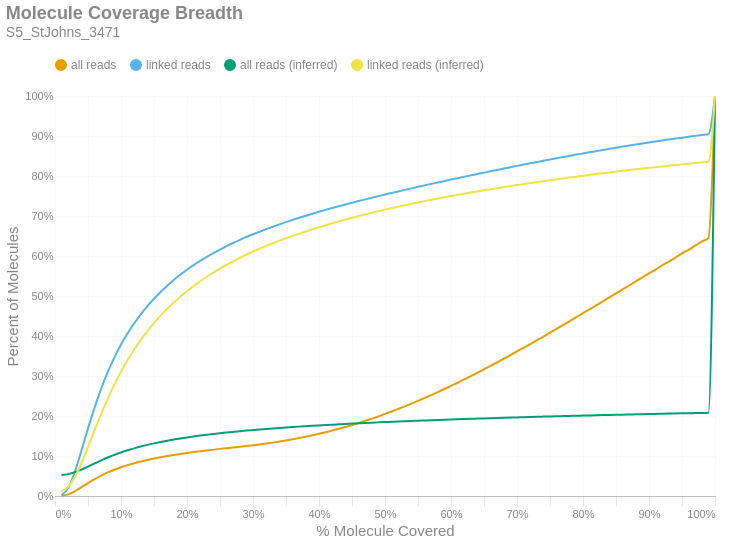

The cell this chart's notebook holds for it:
### Markdown cell above
### Molecule Read Coverage
This chart shows molecule coverage breadth as computed by the number of bases aligned to that molecule. In other words, "*how much of each unique long molecule is actually sequenced/aligned?*" Keep in mind there is a distinction between sequences and alignments, since some sequences belonging to a particular molecule may not align well and wouldn't appear in the alignment data. This chart also shows molecule coverage breadth as computed by the *inferred fragment* from which the aligned sequences originate. Unlike read coverage, this calculation takes into account the total insert size, including unsequenced gaps between the forward and reverse reads. Like the previous figures, these are cumulative percents.

### Code cell
if SKIPLR:
    print_html(f"Skipped")
else:
    binned_df = consolidated_hist(valids['coverage_bp'], mask, 0.01, True)
    binned_df_inf = consolidated_hist(valids['coverage_inserts'], mask, 0.01, True)
    binned_df = binned_df.with_columns(pl.lit(binned_df_inf['all reads (cumsum)']).alias('all reads (inferred)'))
    binned_df = binned_df.with_columns(pl.lit(binned_df_inf['linked reads (cumsum)']).alias('linked reads (inferred)'))
    binned_df = binned_df.with_columns(
        (pl.col('bin').cast(pl.Float64) + 0.01).alias('right_edge')
    )

    with SafeRender(binned_df):
        (
            density_plot(binned_df, 'Molecule Coverage Breadth', samplename, 'molcov', ['all reads (inferred)','linked reads (inferred)'])
            .encode(
                #x=alt.X('bin:Q', title="% Molecule Covered").axis(format = '%').scale(padding=0),
                x=alt.X('right_edge:Q', title="% Molecule Covered").axis(format='%').scale(padding=0),
                y=alt.Y('value:Q', title='Percent of Molecules')
                    .axis(format='%')
                    .stack(False)
                    .scale(domainMin=0, padding=0),
                color=alt.Color("key:N").scale(domain = ["all reads", "linked reads", "all reads (inferred)", "linked reads (inferred)"]),
                tooltip = [
                    alt.Tooltip("key:N", title = "Data Type"),
                    alt.Tooltip("range_label:N", title="% Molecule Covered"),
                    alt.Tooltip("value:Q", format = ".2%", title="% Molecules")
                ]
            )
        ).display()

### Figure 1 — Vega-Lite specification as saved in the notebook (floating-point values rounded to 4 significant figures)
{"width": "container", "height": 400, "config": {"title": {"anchor": "start", "dy": -15, "fontSize": 18, "color": "#888888", "subtitleColor": "#888888", "subtitleFontSize": 14}, "arc": {"fill": "#0072B2"}, "axis": {"domainColor": "#888888", "domainWidth": 0.5, "gridWidth": 0.2, "grid": false, "titleFontWeight": 400, "titleFontSize": 15, "labelFontSize": 11, "labelColor": "#888888", "tickColor": "#888888", "tickWidth": 0.2, "titleColor": "#888888"}, "axisBand": {"grid": false}, "axisX": {"grid": true, "tickSize": 10, "domainCap": "round"}, "axisY": {"domain": false, "grid": true, "tickSize": 0, "domainCap": "round"}, "background": "transparent", "header": {"labelFontSize": 15, "labelColor": "#888888", "titleFontSize": 15, "titleFontWeight": 600, "titleColor": "#888888"}, "legend": {"labelFont": "sans-serif", "labelFontSize": 12, "labelColor": "#888888", "symbolSize": 100, "symbolType": "circle", "titleFontSize": 12, "titlePadding": 10, "titleColor": "#888888", "title": null, "orient": "top"}, "range": {"category": ["#E69F00", "#56B4E9", "#009E73", "#F0E442", "#0072B2", "#D55E00", "#CC79A7", "#000000"], "diverging": ["#cfe8f3", "#a2d4ec", "#73bfe2", "#46abdb", "#1696d2", "#12719e"]}, "area": {"fill": "#0072B2", "fillOpacity": 0.7, "line": true, "strokeOpacity": 0.7}, "line": {"color": "#0072B2", "stroke": "#0072B2", "strokeWidth": 2}, "trail": {"color": "#0072B2", "stroke": "#0072B2", "strokeWidth": 0, "size": 1}, "point": {"filled": true, "fillOpacity": 1.0, "size": 95}, "text": {"color": "#888888", "fontSize": 11, "align": "right", "fontWeight": 400, "size": 11}, "bar": {"fill": "#0072B2", "stroke": null}, "view": {"stroke": null, "continuousWidth": 660, "continuousHeight": 400}}, "data": {"name": "data-fa94cd1295759a6d6c34d79e42adbded"}, "mark": {"type": "line", "interpolate": "monotone", "point": {"opacity": 0, "size": 275}}, "encoding": {"color": {"field": "key", "scale": {"domain": ["all reads", "linked reads", "all reads (inferred)", "linked reads (inferred)"]}, "type": "nominal"}, "tooltip": [{"field": "key", "title": "Data Type", "type": "nominal"}, {"field": "range_label", "title": "% Molecule Covered", "type": "nominal"}, {"field": "value", "format": ".2%", "title": "% Molecules", "type": "quantitative"}], "x": {"axis": {"format": "%"}, "field": "right_edge", "scale": {"padding": 0}, "title": "% Molecule Covered", "type": "quantitative"}, "y": {"axis": {"format": "%"}, "field": "value", "scale": {"domainMin": 0, "padding": 0}, "stack": false, "title": "Percent of Molecules", "type": "quantitative"}}, "params": [{"name": "param_c36ac31b6afebe62", "select": {"type": "point", "fields": ["key"]}, "bind": "legend"}], "title": {"text": "Molecule Coverage Breadth", "subtitle": "S5_StJohns_3471"}, "transform": [{"fold": ["all reads (cumsum)", "linked reads (cumsum)", "all reads (inferred)", "linked reads (inferred)"]}, {"calculate": "replace(datum.key, ' (cumsum)', '')", "as": "key"}, {"filter": {"param": "param_c36ac31b6afebe62"}}], "usermeta": {"embedOptions": {"downloadFileName": "S5_StJohns_3471.molcov"}}, "$schema": "https://vega.github.io/schema/vega-lite/v6.1.0.json", "datasets": {"data-fa94cd1295759a6d6c34d79e42adbded": [{"bin": "0.0", "interval": "0.0-0.01", "all reads": 0.0004831, "linked reads": 0.001924, "all reads (cumsum)": 0.0004831, "linked reads (cumsum)": 0.001924, "range_label": "0.0-0.01", "all reads (inferred)": 0.05247, "linked reads (inferred)": 0.01236, "right_edge": 0.01}, {"bin": "0.01", "interval": "0.01-0.02", "all reads": 0.003503, "linked reads": 0.01776, "all reads (cumsum)": 0.003986, "linked reads (cumsum)": 0.01968, "range_label": "0.01-0.02", "all reads (inferred)": 0.05466, "linked reads (inferred)": 0.02313, "right_edge": 0.02}, {"bin": "0.02", "interval": "0.02-0.03", "all reads": 0.007665, "linked reads": 0.0401, "all reads (cumsum)": 0.01165, "linked reads (cumsum)": 0.05978, "range_label": "0.02-0.03", "all reads (inferred)": 0.05932, "linked reads (inferred)": 0.04725, "right_edge": 0.03}, {"bin": "0.03", "interval": "0.03-0.04", "all reads": 0.01013, "linked reads": 0.0533, "all reads (cumsum)": 0.02178, "linked reads (cumsum)": 0.1131, "range_label": "0.03-0.04", "all reads (inferred)": 0.06588, "linked reads (inferred)": 0.08188, "right_edge": 0.04}, {"bin": "0.04", "interval": "0.04-0.05", "all reads": 0.01048, "linked reads": 0.05564, "all reads (cumsum)": 0.03225, "linked reads (cumsum)": 0.1687, "range_label": "0.04-0.05", "all reads (inferred)": 0.07354, "linked reads (inferred)": 0.1225, "right_edge": 0.05}, {"bin": "0.05", "interval": "0.05-0.06", "all reads": 0.009837, "linked reads": 0.05219, "all reads (cumsum)": 0.04209, "linked reads (cumsum)": 0.2209, "range_label": "0.05-0.06", "all reads (inferred)": 0.08144, "linked reads (inferred)": 0.1646, "right_edge": 0.06}, {"bin": "0.06", "interval": "0.06-0.07", "all reads": 0.008981, "linked reads": 0.04773, "all reads (cumsum)": 0.05107, "linked reads (cumsum)": 0.2686, "range_label": "0.06-0.07", "all reads (inferred)": 0.089, "linked reads (inferred)": 0.205, "right_edge": 0.07}, {"bin": "0.07", "interval": "0.07-0.08", "all reads": 0.007826, "linked reads": 0.04159, "all reads (cumsum)": 0.0589, "linked reads (cumsum)": 0.3102, "range_label": "0.07-0.08", "all reads (inferred)": 0.09616, "linked reads (inferred)": 0.2433, "right_edge": 0.08}, {"bin": "0.08", "interval": "0.08-0.09", "all reads": 0.006835, "linked reads": 0.03628, "all reads (cumsum)": 0.06573, "linked reads (cumsum)": 0.3465, "range_label": "0.08-0.09", "all reads (inferred)": 0.1027, "linked reads (inferred)": 0.2784, "right_edge": 0.09}, {"bin": "0.09", "interval": "0.09-0.1", "all reads": 0.00606, "linked reads": 0.03206, "all reads (cumsum)": 0.07179, "linked reads (cumsum)": 0.3786, "range_label": "0.09-0.1", "all reads (inferred)": 0.1088, "linked reads (inferred)": 0.3109, "right_edge": 0.1}, {"bin": "0.1", "interval": "0.1-0.11", "all reads": 0.00533, "linked reads": 0.02814, "all reads (cumsum)": 0.07712, "linked reads (cumsum)": 0.4067, "range_label": "0.1-0.11", "all reads (inferred)": 0.1143, "linked reads (inferred)": 0.3401, "right_edge": 0.11}, {"bin": "0.11", "interval": "0.11-0.12", "all reads": 0.004743, "linked reads": 0.02504, "all reads (cumsum)": 0.08187, "linked reads (cumsum)": 0.4318, "range_label": "0.11-0.12", "all reads (inferred)": 0.1192, "linked reads (inferred)": 0.3663, "right_edge": 0.12}, {"bin": "0.12", "interval": "0.12-0.13", "all reads": 0.00428, "linked reads": 0.02254, "all reads (cumsum)": 0.08615, "linked reads (cumsum)": 0.4543, "range_label": "0.12-0.13", "all reads (inferred)": 0.1237, "linked reads (inferred)": 0.3904, "right_edge": 0.13}, {"bin": "0.13", "interval": "0.13-0.14", "all reads": 0.003875, "linked reads": 0.02046, "all reads (cumsum)": 0.09002, "linked reads (cumsum)": 0.4748, "range_label": "0.13-0.14", "all reads (inferred)": 0.1278, "linked reads (inferred)": 0.4124, "right_edge": 0.14}, {"bin": "0.14", "interval": "0.14-0.15", "all reads": 0.003509, "linked reads": 0.01845, "all reads (cumsum)": 0.09353, "linked reads (cumsum)": 0.4932, "range_label": "0.14-0.15", "all reads (inferred)": 0.1315, "linked reads (inferred)": 0.4324, "right_edge": 0.15}, {"bin": "0.15", "interval": "0.15-0.16", "all reads": 0.003227, "linked reads": 0.01689, "all reads (cumsum)": 0.09676, "linked reads (cumsum)": 0.5101, "range_label": "0.15-0.16", "all reads (inferred)": 0.135, "linked reads (inferred)": 0.451, "right_edge": 0.16}, {"bin": "0.16", "interval": "0.16-0.17", "all reads": 0.002996, "linked reads": 0.01563, "all reads (cumsum)": 0.09975, "linked reads (cumsum)": 0.5257, "range_label": "0.16-0.17", "all reads (inferred)": 0.1382, "linked reads (inferred)": 0.4681, "right_edge": 0.17}, {"bin": "0.17", "interval": "0.17-0.18", "all reads": 0.002809, "linked reads": 0.0145, "all reads (cumsum)": 0.1026, "linked reads (cumsum)": 0.5402, "range_label": "0.17-0.18", "all reads (inferred)": 0.1411, "linked reads (inferred)": 0.4837, "right_edge": 0.18}, {"bin": "0.18", "interval": "0.18-0.19", "all reads": 0.002594, "linked reads": 0.01336, "all reads (cumsum)": 0.1052, "linked reads (cumsum)": 0.5536, "range_label": "0.18-0.19", "all reads (inferred)": 0.1439, "linked reads (inferred)": 0.4984, "right_edge": 0.19}, {"bin": "0.19", "interval": "0.19-0.2", "all reads": 0.002399, "linked reads": 0.01219, "all reads (cumsum)": 0.1076, "linked reads (cumsum)": 0.5658, "range_label": "0.19-0.2", "all reads (inferred)": 0.1464, "linked reads (inferred)": 0.512, "right_edge": 0.2}, {"bin": "0.2", "interval": "0.2-0.21", "all reads": 0.002262, "linked reads": 0.0114, "all reads (cumsum)": 0.1098, "linked reads (cumsum)": 0.5772, "range_label": "0.2-0.21", "all reads (inferred)": 0.1488, "linked reads (inferred)": 0.5246, "right_edge": 0.21}, {"bin": "0.21", "interval": "0.21-0.22", "all reads": 0.002145, "linked reads": 0.0107, "all reads (cumsum)": 0.112, "linked reads (cumsum)": 0.5879, "range_label": "0.21-0.22", "all reads (inferred)": 0.1511, "linked reads (inferred)": 0.5369, "right_edge": 0.22}, {"bin": "0.22", "interval": "0.22-0.23", "all reads": 0.002014, "linked reads": 0.009904, "all reads (cumsum)": 0.114, "linked reads (cumsum)": 0.5978, "range_label": "0.22-0.23", "all reads (inferred)": 0.1532, "linked reads (inferred)": 0.5481, "right_edge": 0.23}, {"bin": "0.23", "interval": "0.23-0.24", "all reads": 0.001961, "linked reads": 0.009451, "all reads (cumsum)": 0.1159, "linked reads (cumsum)": 0.6072, "range_label": "0.23-0.24", "all reads (inferred)": 0.1551, "linked reads (inferred)": 0.5585, "right_edge": 0.24}, {"bin": "0.24", "interval": "0.24-0.25", "all reads": 0.001865, "linked reads": 0.0089, "all reads (cumsum)": 0.1178, "linked reads (cumsum)": 0.6161, "range_label": "0.24-0.25", "all reads (inferred)": 0.157, "linked reads (inferred)": 0.5687, "right_edge": 0.25}, {"bin": "0.25", "interval": "0.25-0.26", "all reads": 0.001798, "linked reads": 0.008419, "all reads (cumsum)": 0.1196, "linked reads (cumsum)": 0.6245, "range_label": "0.25-0.26", "all reads (inferred)": 0.1588, "linked reads (inferred)": 0.5779, "right_edge": 0.26}, {"bin": "0.26", "interval": "0.26-0.27", "all reads": 0.001782, "linked reads": 0.008016, "all reads (cumsum)": 0.1214, "linked reads (cumsum)": 0.6326, "range_label": "0.26-0.27", "all reads (inferred)": 0.1604, "linked reads (inferred)": 0.5868, "right_edge": 0.27}, {"bin": "0.27", "interval": "0.27-0.28", "all reads": 0.001765, "linked reads": 0.007578, "all reads (cumsum)": 0.1231, "linked reads (cumsum)": 0.6401, "range_label": "0.27-0.28", "all reads (inferred)": 0.1621, "linked reads (inferred)": 0.5955, "right_edge": 0.28}, {"bin": "0.28", "interval": "0.28-0.29", "all reads": 0.001816, "linked reads": 0.007263, "all reads (cumsum)": 0.125, "linked reads (cumsum)": 0.6474, "range_label": "0.28-0.29", "all reads (inferred)": 0.1636, "linked reads (inferred)": 0.6036, "right_edge": 0.29}, {"bin": "0.29", "interval": "0.29-0.3", "all reads": 0.001914, "linked reads": 0.006867, "all reads (cumsum)": 0.1269, "linked reads (cumsum)": 0.6543, "range_label": "0.29-0.3", "all reads (inferred)": 0.165, "linked reads (inferred)": 0.6111, "right_edge": 0.3}, {"bin": "0.3", "interval": "0.3-0.31", "all reads": 0.002012, "linked reads": 0.006459, "all reads (cumsum)": 0.1289, "linked reads (cumsum)": 0.6607, "range_label": "0.3-0.31", "all reads (inferred)": 0.1664, "linked reads (inferred)": 0.6185, "right_edge": 0.31}, {"bin": "0.31", "interval": "0.31-0.32", "all reads": 0.002213, "linked reads": 0.006358, "all reads (cumsum)": 0.1311, "linked reads (cumsum)": 0.6671, "range_label": "0.31-0.32", "all reads (inferred)": 0.1677, "linked reads (inferred)": 0.6254, "right_edge": 0.32}, {"bin": "0.32", "interval": "0.32-0.33", "all reads": 0.002332, "linked reads": 0.006025, "all reads (cumsum)": 0.1334, "linked reads (cumsum)": 0.6731, "range_label": "0.32-0.33", "all reads (inferred)": 0.1689, "linked reads (inferred)": 0.632, "right_edge": 0.33}, {"bin": "0.33", "interval": "0.33-0.34", "all reads": 0.002542, "linked reads": 0.005965, "all reads (cumsum)": 0.136, "linked reads (cumsum)": 0.6791, "range_label": "0.33-0.34", "all reads (inferred)": 0.1701, "linked reads (inferred)": 0.6383, "right_edge": 0.34}, {"bin": "0.34", "interval": "0.34-0.35", "all reads": 0.002723, "linked reads": 0.005689, "all reads (cumsum)": 0.1387, "linked reads (cumsum)": 0.6848, "range_label": "0.34-0.35", "all reads (inferred)": 0.1713, "linked reads (inferred)": 0.6444, "right_edge": 0.35}, {"bin": "0.35", "interval": "0.35-0.36", "all reads": 0.002958, "linked reads": 0.005543, "all reads (cumsum)": 0.1417, "linked reads (cumsum)": 0.6903, "range_label": "0.35-0.36", "all reads (inferred)": 0.1724, "linked reads (inferred)": 0.6503, "right_edge": 0.36}, {"bin": "0.36", "interval": "0.36-0.37", "all reads": 0.003132, "linked reads": 0.005301, "all reads (cumsum)": 0.1448, "linked reads (cumsum)": 0.6956, "range_label": "0.36-0.37", "all reads (inferred)": 0.1734, "linked reads (inferred)": 0.6559, "right_edge": 0.37}, {"bin": "0.37", "interval": "0.37-0.38", "all reads": 0.00331, "linked reads": 0.00521, "all reads (cumsum)": 0.1481, "linked reads (cumsum)": 0.7008, "range_label": "0.37-0.38", "all reads (inferred)": 0.1744, "linked reads (inferred)": 0.6613, "right_edge": 0.38}, {"bin": "0.38", "interval": "0.38-0.39", "all reads": 0.003546, "linked reads": 0.004994, "all reads (cumsum)": 0.1516, "linked reads (cumsum)": 0.7058, "range_label": "0.38-0.39", "all reads (inferred)": 0.1755, "linked reads (inferred)": 0.6666, "right_edge": 0.39}, {"bin": "0.39", "interval": "0.39-0.4", "all reads": 0.003795, "linked reads": 0.004832, "all reads (cumsum)": 0.1554, "linked reads (cumsum)": 0.7106, "range_label": "0.39-0.4", "all reads (inferred)": 0.1764, "linked reads (inferred)": 0.6718, "right_edge": 0.4}, {"bin": "0.4", "interval": "0.4-0.41", "all reads": 0.003948, "linked reads": 0.004686, "all reads (cumsum)": 0.1594, "linked reads (cumsum)": 0.7153, "range_label": "0.4-0.41", "all reads (inferred)": 0.1774, "linked reads (inferred)": 0.6769, "right_edge": 0.41}, {"bin": "0.41", "interval": "0.41-0.42", "all reads": 0.004233, "linked reads": 0.004581, "all reads (cumsum)": 0.1636, "linked reads (cumsum)": 0.7199, "range_label": "0.41-0.42", "all reads (inferred)": 0.1783, "linked reads (inferred)": 0.6818, "right_edge": 0.42}, {"bin": "0.42", "interval": "0.42-0.43", "all reads": 0.004431, "linked reads": 0.004604, "all reads (cumsum)": 0.168, "linked reads (cumsum)": 0.7245, "range_label": "0.42-0.43", "all reads (inferred)": 0.1792, "linked reads (inferred)": 0.6865, "right_edge": 0.43}, {"bin": "0.43", "interval": "0.43-0.44", "all reads": 0.004605, "linked reads": 0.004392, "all reads (cumsum)": 0.1727, "linked reads (cumsum)": 0.7289, "range_label": "0.43-0.44", "all reads (inferred)": 0.1801, "linked reads (inferred)": 0.6912, "right_edge": 0.44}, {"bin": "0.44", "interval": "0.44-0.45", "all reads": 0.004932, "linked reads": 0.004315, "all reads (cumsum)": 0.1776, "linked reads (cumsum)": 0.7332, "range_label": "0.44-0.45", "all reads (inferred)": 0.1809, "linked reads (inferred)": 0.6957, "right_edge": 0.45}, {"bin": "0.45", "interval": "0.45-0.46", "all reads": 0.005117, "linked reads": 0.004177, "all reads (cumsum)": 0.1827, "linked reads (cumsum)": 0.7374, "range_label": "0.45-0.46", "all reads (inferred)": 0.1818, "linked reads (inferred)": 0.6999, "right_edge": 0.46}, {"bin": "0.46", "interval": "0.46-0.47", "all reads": 0.005281, "linked reads": 0.004213, "all reads (cumsum)": 0.188, "linked reads (cumsum)": 0.7416, "range_label": "0.46-0.47", "all reads (inferred)": 0.1825, "linked reads (inferred)": 0.7041, "right_edge": 0.47}, {"bin": "0.47", "interval": "0.47-0.48", "all reads": 0.005502, "linked reads": 0.004064, "all reads (cumsum)": 0.1935, "linked reads (cumsum)": 0.7457, "range_label": "0.47-0.48", "all reads (inferred)": 0.1833, "linked reads (inferred)": 0.7082, "right_edge": 0.48}, {"bin": "0.48", "interval": "0.48-0.49", "all reads": 0.005517, "linked reads": 0.004006, "all reads (cumsum)": 0.199, "linked reads (cumsum)": 0.7497, "range_label": "0.48-0.49", "all reads (inferred)": 0.1841, "linked reads (inferred)": 0.7121, "right_edge": 0.49}, {"bin": "0.49", "interval": "0.49-0.5", "all reads": 0.006397, "linked reads": 0.00419, "all reads (cumsum)": 0.2054, "linked reads (cumsum)": 0.7539, "range_label": "0.49-0.5", "all reads (inferred)": 0.1848, "linked reads (inferred)": 0.716, "right_edge": 0.5}, {"bin": "0.5", "interval": "0.5-0.51", "all reads": 0.005718, "linked reads": 0.003763, "all reads (cumsum)": 0.2111, "linked reads (cumsum)": 0.7576, "range_label": "0.5-0.51", "all reads (inferred)": 0.1855, "linked reads (inferred)": 0.7197, "right_edge": 0.51}, {"bin": "0.51", "interval": "0.51-0.52", "all reads": 0.006613, "linked reads": 0.003866, "all reads (cumsum)": 0.2177, "linked reads (cumsum)": 0.7615, "range_label": "0.51-0.52", "all reads (inferred)": 0.1862, "linked reads (inferred)": 0.7235, "right_edge": 0.52}, {"bin": "0.52", "interval": "0.52-0.53", "all reads": 0.006439, "linked reads": 0.003803, "all reads (cumsum)": 0.2242, "linked reads (cumsum)": 0.7653, "range_label": "0.52-0.53", "all reads (inferred)": 0.1869, "linked reads (inferred)": 0.727, "right_edge": 0.53}, {"bin": "0.53", "interval": "0.53-0.54", "all reads": 0.006827, "linked reads": 0.003766, "all reads (cumsum)": 0.231, "linked reads (cumsum)": 0.7691, "range_label": "0.53-0.54", "all reads (inferred)": 0.1876, "linked reads (inferred)": 0.7305, "right_edge": 0.54}, {"bin": "0.54", "interval": "0.54-0.55", "all reads": 0.006886, "linked reads": 0.003818, "all reads (cumsum)": 0.2379, "linked reads (cumsum)": 0.7729, "range_label": "0.54-0.55", "all reads (inferred)": 0.1882, "linked reads (inferred)": 0.7338, "right_edge": 0.55}, {"bin": "0.55", "interval": "0.55-0.56", "all reads": 0.007186, "linked reads": 0.003688, "all reads (cumsum)": 0.2451, "linked reads (cumsum)": 0.7766, "range_label": "0.55-0.56", "all reads (inferred)": 0.1888, "linked reads (inferred)": 0.7372, "right_edge": 0.56}, {"bin": "0.56", "interval": "0.56-0.57", "all reads": 0.007318, "linked reads": 0.003714, "all reads (cumsum)": 0.2524, "linked reads (cumsum)": 0.7803, "range_label": "0.56-0.57", "all reads (inferred)": 0.1895, "linked reads (inferred)": 0.7406, "right_edge": 0.57}, {"bin": "0.57", "interval": "0.57-0.58", "all reads": 0.007307, "linked reads": 0.003495, "all reads (cumsum)": 0.2597, "linked reads (cumsum)": 0.7838, "range_label": "0.57-0.58", "all reads (inferred)": 0.1901, "linked reads (inferred)": 0.7437, "right_edge": 0.58}, {"bin": "0.58", "interval": "0.58-0.59", "all reads": 0.007772, "linked reads": 0.003601, "all reads (cumsum)": 0.2675, "linked reads (cumsum)": 0.7874, "range_label": "0.58-0.59", "all reads (inferred)": 0.1907, "linked reads (inferred)": 0.7468, "right_edge": 0.59}, {"bin": "0.59", "interval": "0.59-0.6", "all reads": 0.008002, "linked reads": 0.003646, "all reads (cumsum)": 0.2755, "linked reads (cumsum)": 0.791, "range_label": "0.59-0.6", "all reads (inferred)": 0.1913, "linked reads (inferred)": 0.7498, "right_edge": 0.6}, {"bin": "0.6", "interval": "0.6-0.61", "all reads": 0.007692, "linked reads": 0.003588, "all reads (cumsum)": 0.2832, "linked reads (cumsum)": 0.7946, "range_label": "0.6-0.61", "all reads (inferred)": 0.1918, "linked reads (inferred)": 0.7528, "right_edge": 0.61}, {"bin": "0.61", "interval": "0.61-0.62", "all reads": 0.008281, "linked reads": 0.003484, "all reads (cumsum)": 0.2914, "linked reads (cumsum)": 0.7981, "range_label": "0.61-0.62", "all reads (inferred)": 0.1924, "linked reads (inferred)": 0.7557, "right_edge": 0.62}, {"bin": "0.62", "interval": "0.62-0.63", "all reads": 0.00818, "linked reads": 0.003454, "all reads (cumsum)": 0.2996, "linked reads (cumsum)": 0.8015, "range_label": "0.62-0.63", "all reads (inferred)": 0.1929, "linked reads (inferred)": 0.7586, "right_edge": 0.63}, {"bin": "0.63", "interval": "0.63-0.64", "all reads": 0.008414, "linked reads": 0.003383, "all reads (cumsum)": 0.308, "linked reads (cumsum)": 0.8049, "range_label": "0.63-0.64", "all reads (inferred)": 0.1935, "linked reads (inferred)": 0.7613, "right_edge": 0.64}, {"bin": "0.64", "interval": "0.64-0.65", "all reads": 0.008507, "linked reads": 0.003463, "all reads (cumsum)": 0.3165, "linked reads (cumsum)": 0.8084, "range_label": "0.64-0.65", "all reads (inferred)": 0.194, "linked reads (inferred)": 0.7641, "right_edge": 0.65}, {"bin": "0.65", "interval": "0.65-0.66", "all reads": 0.009039, "linked reads": 0.003491, "all reads (cumsum)": 0.3256, "linked reads (cumsum)": 0.8119, "range_label": "0.65-0.66", "all reads (inferred)": 0.1945, "linked reads (inferred)": 0.7669, "right_edge": 0.66}, {"bin": "0.66", "interval": "0.66-0.67", "all reads": 0.008644, "linked reads": 0.003334, "all reads (cumsum)": 0.3342, "linked reads (cumsum)": 0.8152, "range_label": "0.66-0.67", "all reads (inferred)": 0.1951, "linked reads (inferred)": 0.7696, "right_edge": 0.67}, {"bin": "0.67", "interval": "0.67-0.68", "all reads": 0.008977, "linked reads": 0.003476, "all reads (cumsum)": 0.3432, "linked reads (cumsum)": 0.8187, "range_label": "0.67-0.68", "all reads (inferred)": 0.1955, "linked reads (inferred)": 0.7722, "right_edge": 0.68}, {"bin": "0.68", "interval": "0.68-0.69", "all reads": 0.008887, "linked reads": 0.003365, "all reads (cumsum)": 0.3521, "linked reads (cumsum)": 0.8221, "range_label": "0.68-0.69", "all reads (inferred)": 0.196, "linked reads (inferred)": 0.7748, "right_edge": 0.69}, {"bin": "0.69", "interval": "0.69-0.7", "all reads": 0.009246, "linked reads": 0.003241, "all reads (cumsum)": 0.3613, "linked reads (cumsum)": 0.8253, "range_label": "0.69-0.7", "all reads (inferred)": 0.1965, "linked reads (inferred)": 0.7773, "right_edge": 0.7}, {"bin": "0.7", "interval": "0.7-0.71", "all reads": 0.009143, "linked reads": 0.003252, "all reads (cumsum)": 0.3705, "linked reads (cumsum)": 0.8286, "range_label": "0.7-0.71", "all reads (inferred)": 0.197, "linked reads (inferred)": 0.7799, "right_edge": 0.71}, {"bin": "0.71", "interval": "0.71-0.72", "all reads": 0.009207, "linked reads": 0.003124, "all reads (cumsum)": 0.3797, "linked reads (cumsum)": 0.8317, "range_label": "0.71-0.72", "all reads (inferred)": 0.1975, "linked reads (inferred)": 0.7824, "right_edge": 0.72}, {"bin": "0.72", "interval": "0.72-0.73", "all reads": 0.009564, "linked reads": 0.003257, "all reads (cumsum)": 0.3892, "linked reads (cumsum)": 0.8349, "range_label": "0.72-0.73", "all reads (inferred)": 0.198, "linked reads (inferred)": 0.7848, "right_edge": 0.73}, {"bin": "0.73", "interval": "0.73-0.74", "all reads": 0.009321, "linked reads": 0.003107, "all reads (cumsum)": 0.3986, "linked reads (cumsum)": 0.838, "range_label": "0.73-0.74", "all reads (inferred)": 0.1984, "linked reads (inferred)": 0.7872, "right_edge": 0.74}, {"bin": "0.74", "interval": "0.74-0.75", "all reads": 0.01001, "linked reads": 0.003295, "all reads (cumsum)": 0.4086, "linked reads (cumsum)": 0.8413, "range_label": "0.74-0.75", "all reads (inferred)": 0.1989, "linked reads (inferred)": 0.7896, "right_edge": 0.75}, {"bin": "0.75", "interval": "0.75-0.76", "all reads": 0.009396, "linked reads": 0.003171, "all reads (cumsum)": 0.418, "linked reads (cumsum)": 0.8445, "range_label": "0.75-0.76", "all reads (inferred)": 0.1994, "linked reads (inferred)": 0.7919, "right_edge": 0.76}, {"bin": "0.76", "interval": "0.76-0.77", "all reads": 0.00971, "linked reads": 0.003057, "all reads (cumsum)": 0.4277, "linked reads (cumsum)": 0.8476, "range_label": "0.76-0.77", "all reads (inferred)": 0.1998, "linked reads (inferred)": 0.794, "right_edge": 0.77}, {"bin": "0.77", "interval": "0.77-0.78", "all reads": 0.009668, "linked reads": 0.002967, "all reads (cumsum)": 0.4374, "linked reads (cumsum)": 0.8505, "range_label": "0.77-0.78", "all reads (inferred)": 0.2002, "linked reads (inferred)": 0.7962, "right_edge": 0.78}, {"bin": "0.78", "interval": "0.78-0.79", "all reads": 0.009772, "linked reads": 0.002965, "all reads (cumsum)": 0.4471, "linked reads (cumsum)": 0.8535, "range_label": "0.78-0.79", "all reads (inferred)": 0.2006, "linked reads (inferred)": 0.7983, "right_edge": 0.79}, {"bin": "0.79", "interval": "0.79-0.8", "all reads": 0.01024, "linked reads": 0.002934, "all reads (cumsum)": 0.4574, "linked reads (cumsum)": 0.8564, "range_label": "0.79-0.8", "all reads (inferred)": 0.201, "linked reads (inferred)": 0.8006, "right_edge": 0.8}, {"bin": "0.8", "interval": "0.8-0.81", "all reads": 0.009484, "linked reads": 0.002938, "all reads (cumsum)": 0.4668, "linked reads (cumsum)": 0.8594, "range_label": "0.8-0.81", "all reads (inferred)": 0.2015, "linked reads (inferred)": 0.8027, "right_edge": 0.81}, {"bin": "0.81", "interval": "0.81-0.82", "all reads": 0.00981, "linked reads": 0.002878, "all reads (cumsum)": 0.4767, "linked reads (cumsum)": 0.8622, "range_label": "0.81-0.82", "all reads (inferred)": 0.2019, "linked reads (inferred)": 0.8048, "right_edge": 0.82}, {"bin": "0.82", "interval": "0.82-0.83", "all reads": 0.009984, "linked reads": 0.002851, "all reads (cumsum)": 0.4866, "linked reads (cumsum)": 0.8651, "range_label": "0.82-0.83", "all reads (inferred)": 0.2023, "linked reads (inferred)": 0.8069, "right_edge": 0.83}, {"bin": "0.83", "interval": "0.83-0.84", "all reads": 0.009968, "linked reads": 0.00284, "all reads (cumsum)": 0.4966, "linked reads (cumsum)": 0.8679, "range_label": "0.83-0.84", "all reads (inferred)": 0.2027, "linked reads (inferred)": 0.8089, "right_edge": 0.84}, {"bin": "0.84", "interval": "0.84-0.85", "all reads": 0.009804, "linked reads": 0.002788, "all reads (cumsum)": 0.5064, "linked reads (cumsum)": 0.8707, "range_label": "0.84-0.85", "all reads (inferred)": 0.203, "linked reads (inferred)": 0.8109, "right_edge": 0.85}, {"bin": "0.85", "interval": "0.85-0.86", "all reads": 0.009966, "linked reads": 0.002772, "all reads (cumsum)": 0.5164, "linked reads (cumsum)": 0.8735, "range_label": "0.85-0.86", "all reads (inferred)": 0.2034, "linked reads (inferred)": 0.8128, "right_edge": 0.86}, {"bin": "0.86", "interval": "0.86-0.87", "all reads": 0.009913, "linked reads": 0.002626, "all reads (cumsum)": 0.5263, "linked reads (cumsum)": 0.8761, "range_label": "0.86-0.87", "all reads (inferred)": 0.2038, "linked reads (inferred)": 0.8149, "right_edge": 0.87}, {"bin": "0.87", "interval": "0.87-0.88", "all reads": 0.01016, "linked reads": 0.00268, "all reads (cumsum)": 0.5364, "linked reads (cumsum)": 0.8788, "range_label": "0.87-0.88", "all reads (inferred)": 0.2042, "linked reads (inferred)": 0.8168, "right_edge": 0.88}, {"bin": "0.88", "interval": "0.88-0.89", "all reads": 0.009885, "linked reads": 0.002535, "all reads (cumsum)": 0.5463, "linked reads (cumsum)": 0.8813, "range_label": "0.88-0.89", "all reads (inferred)": 0.2045, "linked reads (inferred)": 0.8186, "right_edge": 0.89}, {"bin": "0.89", "interval": "0.89-0.9", "all reads": 0.01016, "linked reads": 0.002593, "all reads (cumsum)": 0.5565, "linked reads (cumsum)": 0.8839, "range_label": "0.89-0.9", "all reads (inferred)": 0.2049, "linked reads (inferred)": 0.8205, "right_edge": 0.9}, {"bin": "0.9", "interval": "0.9-0.91", "all reads": 0.009503, "linked reads": 0.002434, "all reads (cumsum)": 0.566, "linked reads (cumsum)": 0.8864, "range_label": "0.9-0.91", "all reads (inferred)": 0.2053, "linked reads (inferred)": 0.8222, "right_edge": 0.91}, {"bin": "0.91", "interval": "0.91-0.92", "all reads": 0.01085, "linked reads": 0.002488, "all reads (cumsum)": 0.5768, "linked reads (cumsum)": 0.8889, "range_label": "0.91-0.92", "all reads (inferred)": 0.2056, "linked reads (inferred)": 0.824, "right_edge": 0.92}, {"bin": "0.92", "interval": "0.92-0.93", "all reads": 0.009192, "linked reads": 0.002338, "all reads (cumsum)": 0.586, "linked reads (cumsum)": 0.8912, "range_label": "0.92-0.93", "all reads (inferred)": 0.206, "linked reads (inferred)": 0.8257, "right_edge": 0.93}, {"bin": "0.93", "interval": "0.93-0.94", "all reads": 0.00989, "linked reads": 0.00233, "all reads (cumsum)": 0.5959, "linked reads (cumsum)": 0.8935, "range_label": "0.93-0.94", "all reads (inferred)": 0.2063, "linked reads (inferred)": 0.8274, "right_edge": 0.94}, {"bin": "0.94", "interval": "0.94-0.95", "all reads": 0.01071, "linked reads": 0.002333, "all reads (cumsum)": 0.6066, "linked reads (cumsum)": 0.8959, "range_label": "0.94-0.95", "all reads (inferred)": 0.2066, "linked reads (inferred)": 0.8291, "right_edge": 0.95}, {"bin": "0.95", "interval": "0.95-0.96", "all reads": 0.008883, "linked reads": 0.00218, "all reads (cumsum)": 0.6155, "linked reads (cumsum)": 0.898, "range_label": "0.95-0.96", "all reads (inferred)": 0.207, "linked reads (inferred)": 0.8307, "right_edge": 0.96}, {"bin": "0.96", "interval": "0.96-0.97", "all reads": 0.01024, "linked reads": 0.002289, "all reads (cumsum)": 0.6258, "linked reads (cumsum)": 0.9003, "range_label": "0.96-0.97", "all reads (inferred)": 0.2073, "linked reads (inferred)": 0.8324, "right_edge": 0.97}, {"bin": "0.97", "interval": "0.97-0.98", "all reads": 0.01027, "linked reads": 0.002139, "all reads (cumsum)": 0.636, "linked reads (cumsum)": 0.9025, "range_label": "0.97-0.98", "all reads (inferred)": 0.2077, "linked reads (inferred)": 0.8341, "right_edge": 0.98}, {"bin": "0.98", "interval": "0.98-0.99", "all reads": 0.009063, "linked reads": 0.002266, "all reads (cumsum)": 0.6451, "linked reads (cumsum)": 0.9047, "range_label": "0.98-0.99", "all reads (inferred)": 0.208, "linked reads (inferred)": 0.8356, "right_edge": 0.99}, {"bin": "0.99", "interval": "0.99-1.0", "all reads": 0.3549, "linked reads": 0.09527, "all reads (cumsum)": 1.0, "linked reads (cumsum)": 1.0, "range_label": "0.99-1.0", "all reads (inferred)": 1.0, "linked reads (inferred)": 1.0, "right_edge": 1.0}]}}
